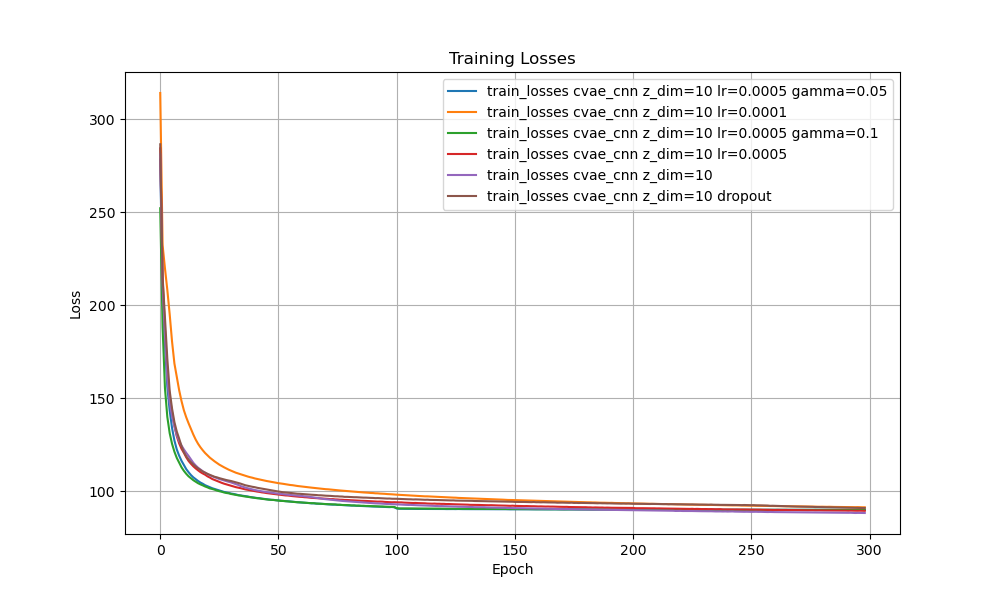

Write Python code to recreate this figure.
import os
import csv
import matplotlib.pyplot as plt

def read_and_plot_losses(directory):
    plt.figure(figsize=(10, 6))

    # 遍历指定目录下的所有文件
    for filename in os.listdir(directory):
        # 确保只处理CSV文件
        if filename.endswith(".csv"):
            filepath = os.path.join(directory, filename)
            losses = []
            with open(filepath, 'r') as file:
                reader = csv.reader(file)
                next(reader)  # 跳过标题行
                for row in reader:
                    losses.append(float(row[1]))

            # 绘制损失曲线，使用文件名（不包含.csv）作为标签
            plt.plot(losses, label=filename[:-4])

    plt.xlabel('Epoch')
    plt.ylabel('Loss')
    plt.title('Training Losses')
    plt.legend()
    plt.grid(True)
    plt.savefig('loss_plot.png')
    plt.show()

# 调用函数，传入包含损失CSV文件的目录
read_and_plot_losses('./train_loss/')